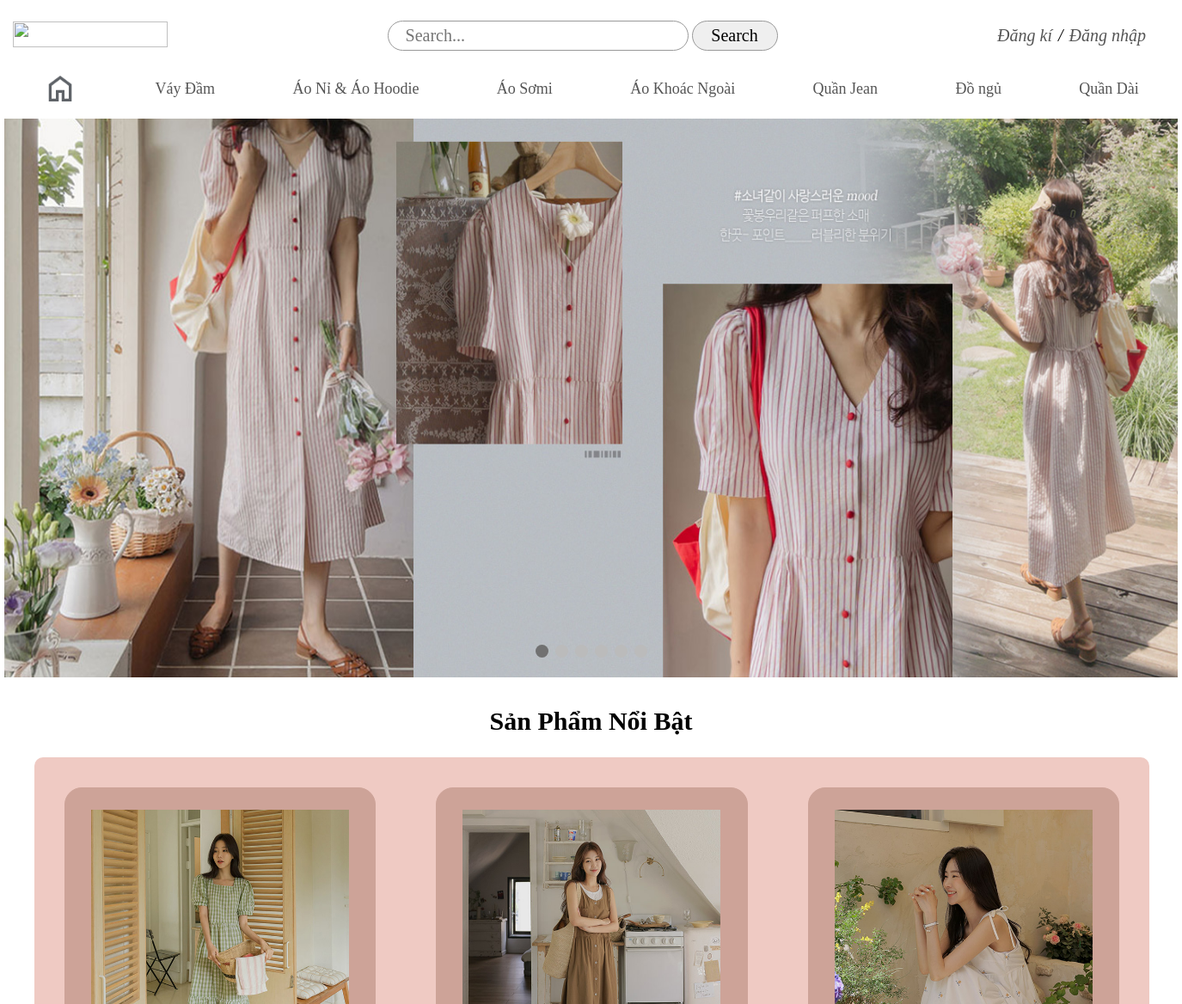
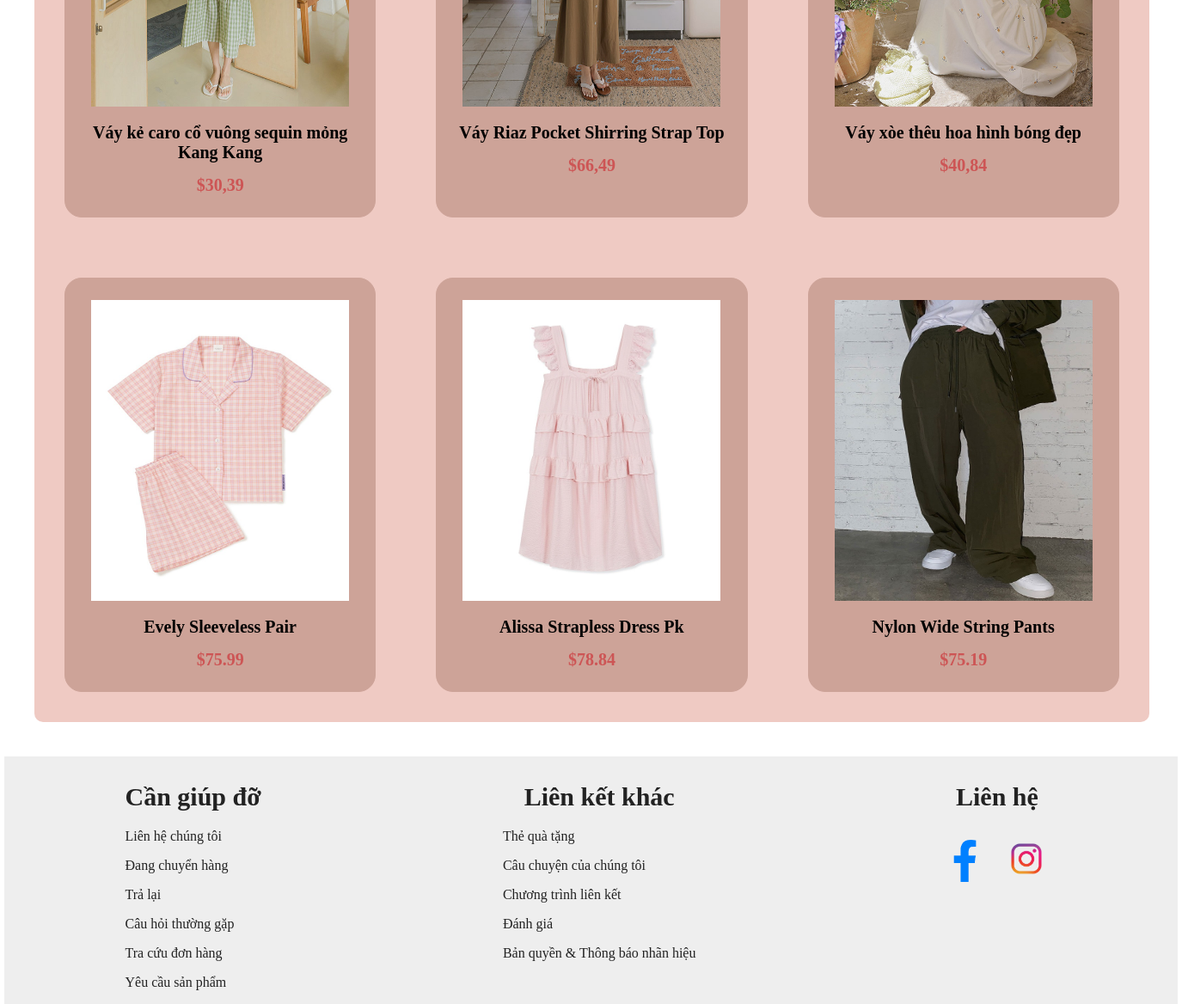
The page / on the database its author committed (2 pictures, top to bottom).
### tables this page shows
CREATE TABLE `loaihang` (
  `maloai` int NOT NULL,
  `tenloai` varchar(255) NOT NULL
);

CREATE TABLE `sanpham` (
  `masanpham` int NOT NULL,
  `tensanpham` varchar(255) NOT NULL,
  `dongia` varchar(50) NOT NULL,
  `giamgia` varchar(50) DEFAULT NULL,
  `img` varchar(255) NOT NULL,
  `ngaynhap` date NOT NULL,
  `mota` varchar(2000) DEFAULT NULL,
  `soluotxem` int NOT NULL DEFAULT '0',
  `maloai` int NOT NULL,
  `sp_noibat` tinyint(1) NOT NULL COMMENT '0 là bình thường, 1 là nổi bật '
);

### controller/userController.php (called while the page is built, shortened)
<?php
    include "./model/userModel.php";
    class UserController{
        public $userModel;
        function __construct()
        {
            $this -> userModel = new UserModel();
        }
        function showSanpham(){
            $spnoibats = $this->userModel->getSpNoibat();
            $danhmucs = $this->userModel->getDanhmuc();
            include "./view/home.php";
        }
    }
?>

### includes/connect.php (called while the page is built)
<?php
    function connectDB(){
        $servername = 'localhost';
        $username = 'root';
        $passwork ='';
        $dbname = 'duanmau';
        try{
            $conn = new PDO("mysql:host=$servername;dbname=$dbname", $username, $passwork);
            $conn->setAttribute(PDO::ATTR_ERRMODE, PDO::ERRMODE_EXCEPTION);
            return $conn;
        }catch(PDOException $e){
            echo "loi: " .$e->getMessage();
        }
    }
?>

### model/userModel.php (called while the page is built, shortened)
<?php
    include "./includes/connect.php";
    class UserModel{
        public $conn;
        function __construct()
        {
            $this -> conn = connectDB();
        }
        function getDanhmuc(){
            $sql = "SELECT * FROM loaihang";
            $result = $this ->conn->query($sql);
            return $result->fetchAll(PDO::FETCH_ASSOC);
        }
        function getSpNoibat(){
            $sql = "SELECT * FROM sanpham WHERE sp_noibat = 1";
            $result = $this->conn->query($sql);
            return $result->fetchAll(PDO::FETCH_ASSOC);
        }
    }
?>

### view/home.php (the view, shortened to what this page needs)
<!DOCTYPE html>
<html lang="en">
<head>
</head>
<body>
    <div class="layout">
        <div>
        <header>
            <div class="logo">
                <img src="./public/img/logo.png" alt="">
            </div>
            <div class="search">
                <form action="" method="get">
                    <input type="search" name="keyword" placeholder="Search...">
                    <input type="submit" value="Search">
                </form>
            </div>
            <div class="login">
                <p><a href="?action=dangki">Đăng kí</a></p>
                <p> / </p>
                <p><a href="?action=login">Đăng nhập</a></p>
            </div>
        </header>
        <nav>
            <div class="danhmuc">
                <a href="?action=home"><img width="40px" height="40px" src="./public/img/nuthome.png" alt=""></a>
                <?php
                    foreach($danhmucs as $danhmuc){
                ?>
                    <div class="danhmuc2"><a href="?action=spdanhmuc&maloai=<?php echo $danhmuc['maloai'] ?>"><?php echo $danhmuc['tenloai'] ?></a></div>
                <?php
                    }
                ?>
            </div>
        </nav>
        <div class="banner">
            <div class="anh fade">
                <img src="./public/img/banner1.jpg" style="width: 100%;">
            </div>
        </div>
        <div class = "nut" style="text-align:center">
            <span class="dot" onclick="currentSlide(1)"></span>
            <span class="dot" onclick="currentSlide(2)"></span>
            <span class="dot" onclick="currentSlide(3)"></span>
            <span class="dot" onclick="currentSlide(4)"></span>
            <span class="dot" onclick="currentSlide(5)"></span>
            <span class="dot" onclick="currentSlide(6)"></span>
        </div>
        <article>
            <div class="spnoibat">
                <h1>Sản Phẩm Nổi Bật</h1>
                <div class="khungsanphams">
                    <?php
                        foreach($spnoibats as $spnoibat){
                    ?>
                        <div class="sanphams">
                            <a href="?action=spchitiet&masanpham=<?php echo $spnoibat['masanpham'] ?>">
                                <div class="sanpham">
                                    <div><img src="./public/img/<?php echo $spnoibat['img'] ?>" alt=""></div>
                                    <div class="tensp"><?php echo $spnoibat['tensanpham'] ?></div>
                                    <div class="giasp"><?php echo $spnoibat['dongia'] ?></div>
                                </div>
                            </a>
                        </div>
                    <?php
                        }
                    ?>
                </div>
            </div>
        </article>
        <footer>
              <div class="ft1">
                <h1>Cần giúp đỡ</h1>
                <p><a href="">Liên hệ chúng tôi</a></p>
                <p><a href="">Đang chuyển hàng</a></p>
                <p><a href="">Trả lại</a></p>
                <p><a href="">Câu hỏi thường gặp</a></p>
                <p><a href="">Tra cứu đơn hàng</a></p>
                <p><a href="">Yêu cầu sản phẩm</a></p>
              </div>
              <div class="ft2">
                <h1>Liên kết khác</h1>
                <p><a href="">Thẻ quà tặng</a></p>
                <p><a href="">Câu chuyện của chúng tôi</a></p>
                <p><a href="">Chương trình liên kết</a></p>
                <p><a href="">Đánh giá</a></p>
                <p><a href="">Bản quyền & Thông báo nhãn hiệu</a></p>
              </div>
              <div class="ft3">
                <h1>Liên hệ</h1>
                <a href=""><img width="65px" height="65px" src="./public/img/facebook-logo.webp" alt=""></a>
                <a href=""><img width="70px" height="70px" src="./public/img/instagram-logo.webp" alt=""></a>
              </div>
        </footer>
    </div>
</body>
</html>

### index.php (shortened to what this page needs)
<?php
    include "./controller/userController.php";
    $action = isset($_GET['action']) ? $_GET['action'] : 'home';
    $userController = new UserController();
    switch($action){
        case 'home':
            $userController->showSanpham();
            break;
    }
?>

### view/home.php (style rules this page uses)
body { margin: 0; padding: 0; }
.layout { margin: 0 auto; width: 1365px; }
header { margin-top: 10px; display: flex; justify-content: space-between; align-items: center; }
header .logo img { margin-left: 10px; width: 180px; height: 30px; }
input[type=search] { width: 350px; height: 35px; border-radius: 30px; border: 1px solid #999; font-size: 20px; padding-left: 20px; font-family: Cambria, Cochin, Georgia, Times, 'Times New Roman', serif; }
input[type=submit] { width: 100px; height: 35px; border-radius: 30px; border: 1px solid #999; font-family: Cambria, Cochin, Georgia, Times, 'Times New Roman', serif; font-size: 20px; }
header .login { display: flex; margin-right: 30px; }
header .login p { margin-right: 7px; font-size: 20px; font-family: Cambria, Cochin, Georgia, Times, 'Times New Roman', serif; font-style: italic; }
header .login a { text-decoration: none; color: #555; }
.danhmuc { display: flex; justify-content: space-around; margin-top: 10px; }
.danhmuc a { text-decoration: none; font-size: 18px; font-family: Cambria, Cochin, Georgia, Times, 'Times New Roman', serif; color: #555; position: relative; }
.danhmuc a::before { content: ""; position: absolute; top: 100%; left: 0; background: pink; width: 0%; height: 5px; transition: .5s; }
.danhmuc2 { padding-top: 10px; }
.banner img { margin-top: 10px; width: 1365px; height: 650px; position: relative; }
.dot { cursor: pointer; height: 15px; width: 15px; margin: 0 2px; background-color: #bbb; border-radius: 50%; display: inline-block; transition: background-color 0.6s ease; }
.nut { position: absolute; top: 750px; left:50%; transform:translateX(-50%); }
.active, .dot:hover { background-color: #717171; }
.fade { animation-name: fade; animation-duration: 1.5s; }
footer { background-color: #eee; display: flex; justify-content: space-around; font-family: Cambria, Cochin, Georgia, Times, 'Times New Roman', serif; }
footer h1 { color: #222; }
footer a { text-decoration: none; color: #222; }
h1 { text-align: center; font-size: 30px; font-family: Cambria, Cochin, Georgia, Times, 'Times New Roman', serif; margin-top: 30px; }
article { width: 1365px; margin: 0 auto; padding-bottom: 40px; }
.khungsanphams { margin-left: 35px; background-color: #efcac3; border-radius: 10px; display: grid; grid-template-columns: 1fr 1fr 1fr; width: 95%; }
.sanphams { margin: 35px; border: 1px solid #cda398; background-color: #cda398; border-radius: 20px; text-align: center; padding: 25px; }
.sanphams a { text-decoration: none; }
.sanpham img { width: 300px; height: 350px; }
.sanpham .tensp { margin-top: 15px; margin-bottom: 15px; font-size: 20px; color: black; font-weight: bolder; font-family: Cambria, Cochin, Georgia, Times, 'Times New Roman', serif; }
.sanpham .giasp { color: #CD5555; font-size: 20px; font-weight: bolder; font-family: Cambria, Cochin, Georgia, Times, 'Times New Roman', serif; }

### rows shown on the page
loaihang: tenloai "Váy Đầm"
loaihang: tenloai "Áo Nỉ & Áo Hoodie"
loaihang: tenloai "Áo Sơmi"
loaihang: tenloai "Áo Khoác Ngoài"
loaihang: tenloai "Quần Jean"
loaihang: tenloai "Đồ ngủ"
loaihang: tenloai "Quần Dài"
sanpham: img (picture), tensanpham "Váy kẻ caro cổ vuông sequin mỏng Kang Kang", dongia "$30,39"
sanpham: img (picture), tensanpham "Váy Riaz Pocket Shirring Strap Top", dongia "$66,49"
sanpham: img (picture), tensanpham "Váy xòe thêu hoa hình bóng đẹp", dongia "$40,84"
sanpham: img (picture), tensanpham "Evely Sleeveless Pair", dongia "$75.99"
sanpham: img (picture), tensanpham "Alissa Strapless Dress Pk", dongia "$78.84"
sanpham: img (picture), tensanpham "Nylon Wide String Pants", dongia "$75.19"
